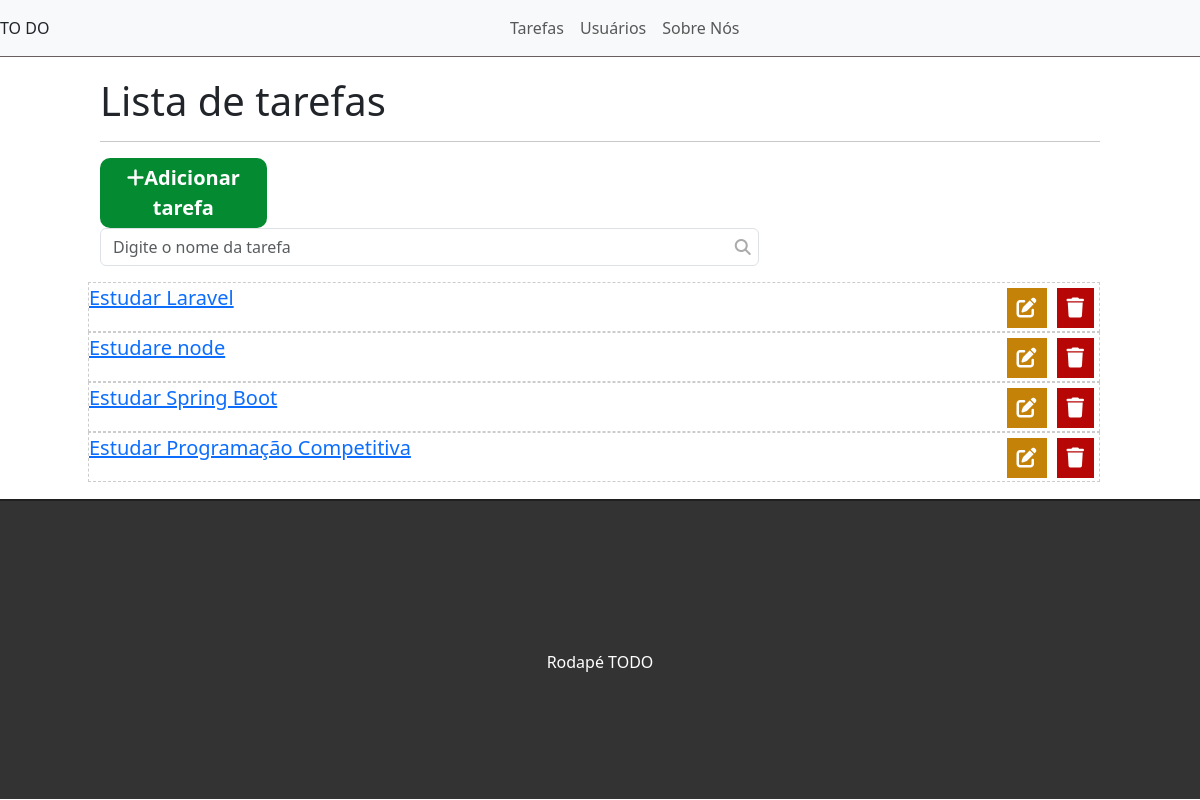
Before: / with the older database file.
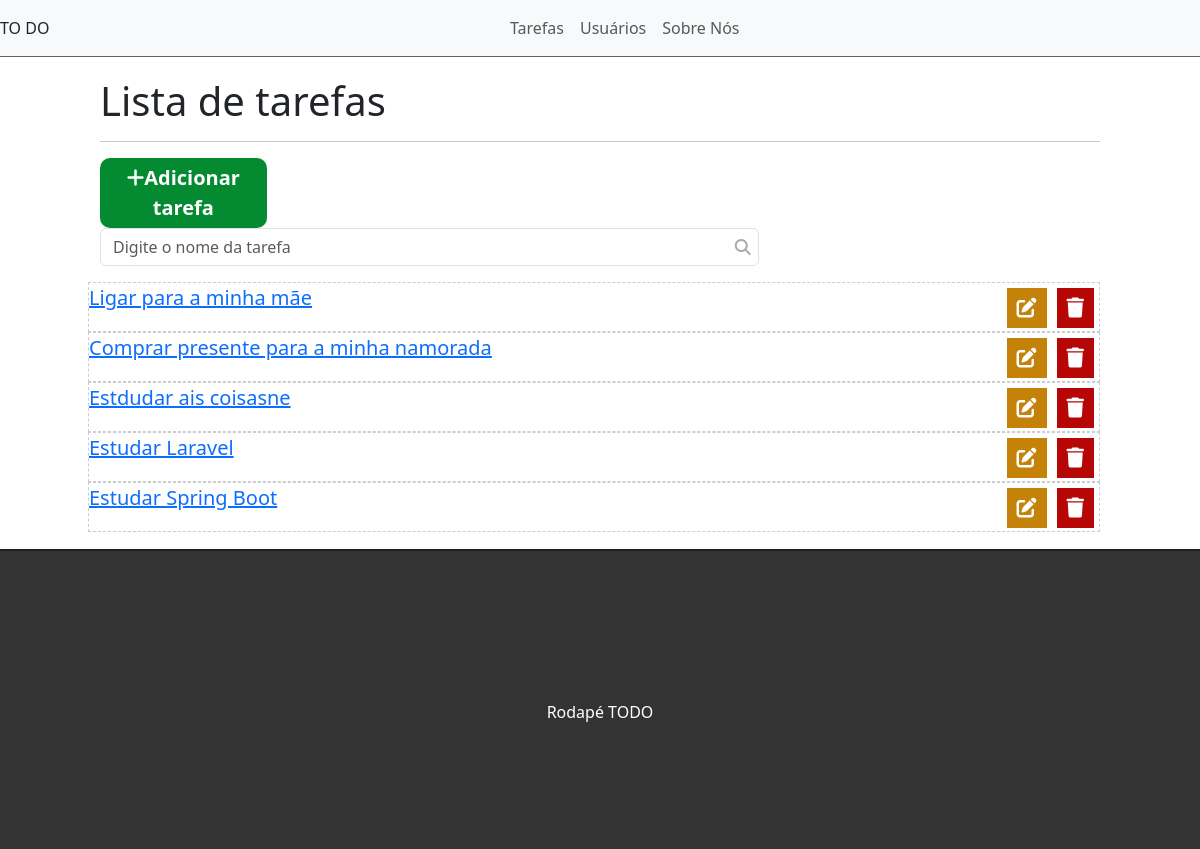
After: the same page with the newer database file.
### tasks/models.py (models this page shows, shortened)
class Task(models.Model):
    STATUS = (
        ('doing','Doing'),
        ('done','Done'),
    )
    title = models.CharField(max_length = 255)
    description = models.TextField()
    done = models.CharField(
        max_length=5,
        choices = STATUS
    )
    created_at = models.DateTimeField(auto_now_add=True)
    updated_at = models.DateTimeField(auto_now=True)

### tasks/views.py (the view)
# urls.py: path('',views.taskList, name='task-list'),
def taskList(request):
    tasks = Task.objects.all().order_by('-created_at')
    return render(request, 'tasks/list.html',{'tasks' : tasks } )

### tasks/templates/tasks/list.html (shortened to what this page needs)
{% extends 'base.html' %}
{% block content %}
    <div class="offset-1 col-10 list-div">
      <h1 class="font-bold">Lista de tarefas</h1>
      <hr>
      <div class="row align-items-center">
        <a href="newTask/">
            <div class="col-2 add-div">
                <i class="fas fa-plus"></i>Adicionar tarefa
            </div>
        </a>
        <div class="col-8 search-div position-relative">
            <input type="text" id="search" placeholder="Digite o nome da tarefa" class="form-control">
            <i class="fas fa-search"></i>
        </div>
        <ul class="task-list mt-3">
            {% for task in tasks %}
            <li class="task-item">
                <span><a href="task/{{ task.id }}">{{ task.title }}</a></span>
                <a href="delete/{{ task.id }}">
                    <span><i class="fas fa-trash"></i></span>
                </a>
                <a href="edit/{{ task.id }}">
                    <span><i class="fas fa-edit"></i></span>
                </a>
            </li>
            {% endfor %}
        </ul>
      </div>
    </div>
{% endblock %}

### tasks/templates/base.html (shortened to what this page needs)
{% load static %}
<!DOCTYPE html>
<html lang="en">
<head>
    <link rel="stylesheet" href="https://cdnjs.cloudflare.com/ajax/libs/font-awesome/6.7.1/css/all.min.css">
    <link href="https://cdn.jsdelivr.net/npm/bootstrap@5.3.3/dist/css/bootstrap.min.css" rel="stylesheet">
    <link rel="stylesheet" href="{% static 'css/styles.css' %}">
</head>
<body>
    <div class="container-fluid">
        <nav class="navbar navbar-expand-lg bg-body-tertiary">
            <div class="container-fluid">
              TO DO
              <div class="collapse navbar-collapse" id="navbarSupportedContent">
                <ul class="navbar-nav me-auto mb-2 mb-lg-0">
                  <li class="nav-item">
                    <a class="nav-link" aria-current="page" href="#">Tarefas</a>
                  </li>
                  <li class="nav-item">
                    <a class="nav-link" aria-current="page" href="#">Usuários</a>
                  </li>
                  <li class="nav-item">
                    <a class="nav-link" aria-current="page" href="#">Sobre Nós</a>
                  </li>
                </ul>
              </div>
            </div>
        </nav>
        {% block content %}{% endblock %}
        <footer>
            <p>Rodapé TODO</p>
        </footer>
    </div>
</body>
</html>

### tasks/static/css/styles.css (style rules this page uses)
.container-fluid { padding: 0; }
.navbar { border-bottom: 1px solid rgb(104, 95, 95); margin-bottom: 20px; }
.navbar-nav { margin:auto; }
footer { background-color: #333; height: 300px; border-top: 2px solid #202020; }
footer p { color: white; text-align: center; top:50%; position: relative; }
.add-div { background-color:rgb(4, 139, 49); cursor: pointer; display: inline-block; color: white; padding: 5px; border-radius: 10px; text-align: center; font-size: 20px; font-weight: bold; margin-right: 25px; }
.search-div { margin-top: 0; margin-bottom: 0; position: relative; }
.search-div input { padding-right: 35px; }
.search-div .fas.fa-search { position: absolute; right: 20px; top: 50%; transform: translateY(-50%); color: #aaa; cursor: pointer; }
.task-list { padding-left: 0; }
.task-item { list-style: none; font-size:20px; height: 50px; border:1px dashed #ccc; }
.fas.fa-trash, .fas.fa-edit { cursor: pointer; padding: 10px; margin:5px; color:white; float: right; }
.fas.fa-trash { background-color: rgb(182, 6, 6); }
.fas.fa-edit { background-color: rgb(196, 130, 9); }

Changed rows visible on the page:
removed Task: title "Estudare node"
removed Task: title "Estudar Programação Competitiva"
added Task: title "Ligar para a minha mãe"
added Task: title "Comprar presente para a minha namorada"
added Task: title "Estdudar ais coisasne"
